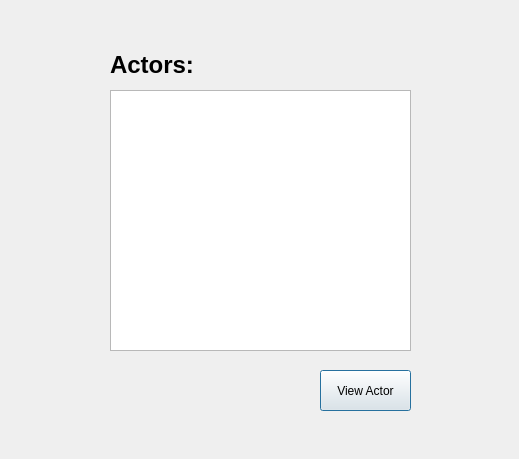
<?xml version="1.0" encoding="UTF-8"?>
<ui version="4.0">
 <class>ActorDialogClass</class>
 <widget class="QDialog" name="ActorDialogClass">
  <property name="geometry">
   <rect>
    <x>0</x>
    <y>0</y>
    <width>519</width>
    <height>459</height>
   </rect>
  </property>
  <property name="windowTitle">
   <string>Actors</string>
  </property>
  <widget class="QListWidget" name="ActorsList">
   <property name="geometry">
    <rect>
     <x>110</x>
     <y>90</y>
     <width>301</width>
     <height>261</height>
    </rect>
   </property>
  </widget>
  <widget class="QLabel" name="ActorsLabel">
   <property name="geometry">
    <rect>
     <x>110</x>
     <y>50</y>
     <width>131</width>
     <height>31</height>
    </rect>
   </property>
   <property name="text">
    <string>&lt;html&gt;&lt;head/&gt;&lt;body&gt;&lt;p&gt;&lt;span style=&quot; font-size:18pt; font-weight:600;&quot;&gt;Actors:&lt;/span&gt;&lt;/p&gt;&lt;/body&gt;&lt;/html&gt;</string>
   </property>
  </widget>
  <widget class="QPushButton" name="ViewActorButton">
   <property name="geometry">
    <rect>
     <x>320</x>
     <y>370</y>
     <width>91</width>
     <height>41</height>
    </rect>
   </property>
   <property name="text">
    <string>View Actor</string>
   </property>
  </widget>
 </widget>
 <resources/>
 <connections/>
</ui>
